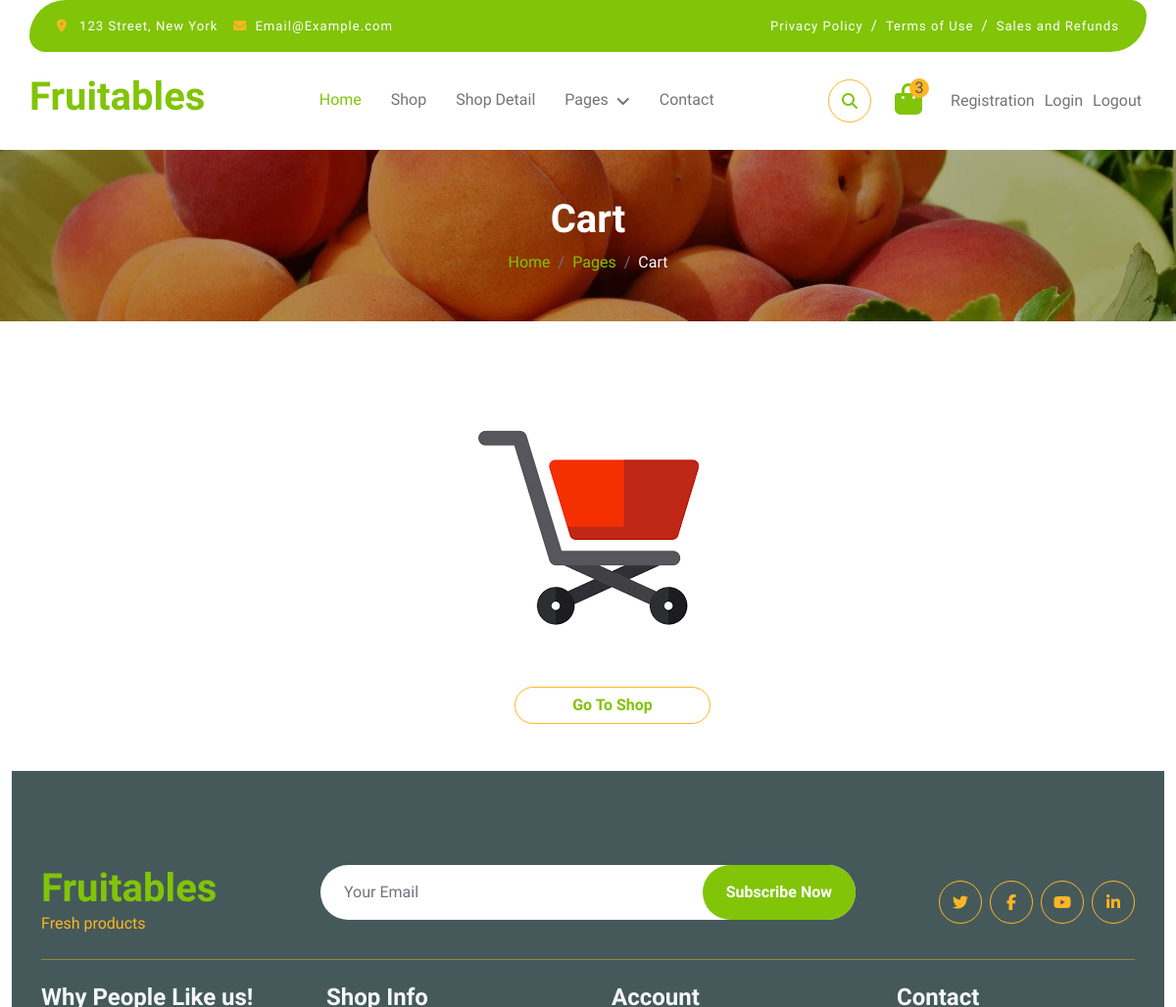
The app's page /cart/ (signed in, upper part), older data.
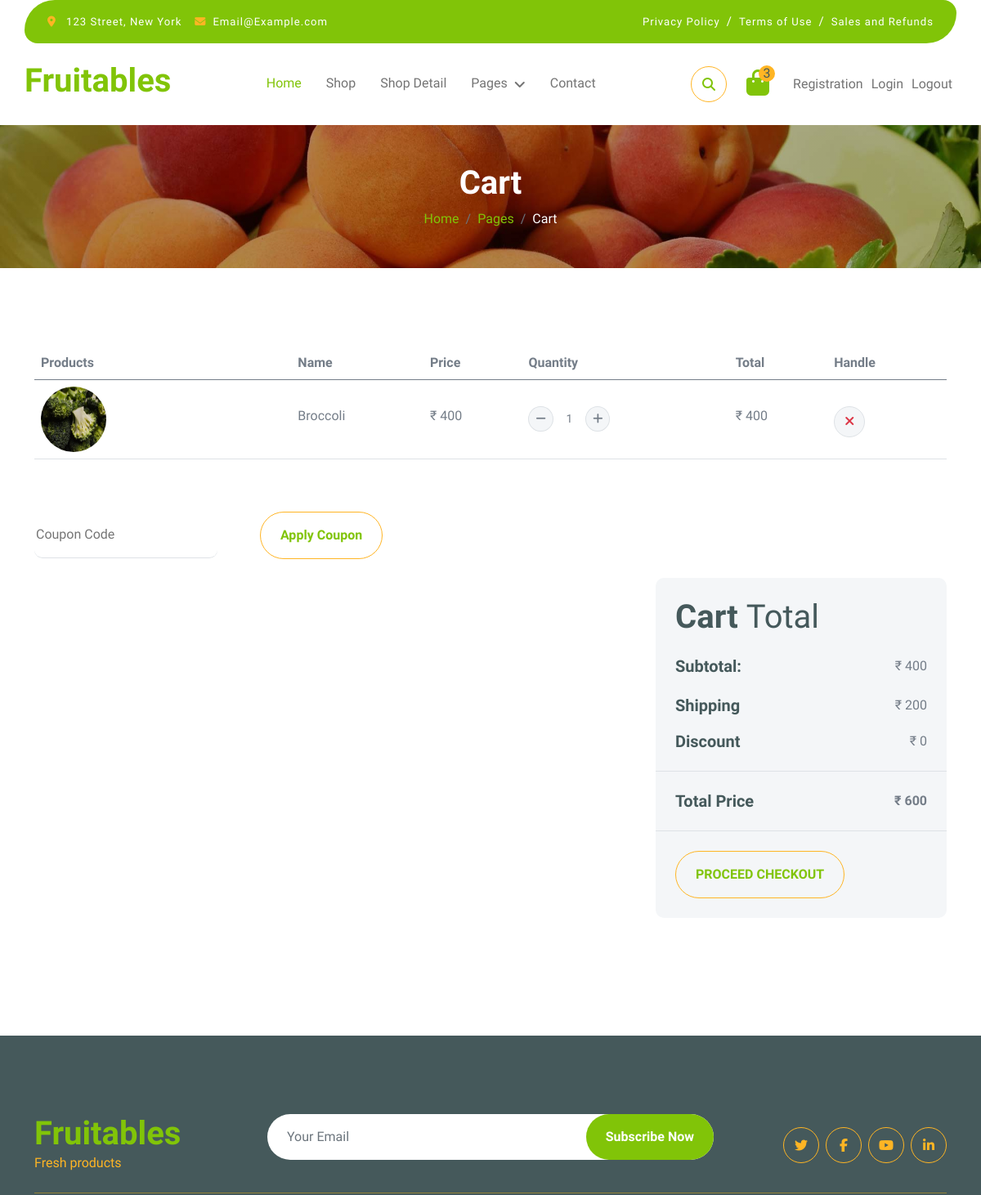
The same page, newer data.
### app/models.py (models this page shows, shortened)
class Add_to_cart(models.Model):
    user_id = models.ForeignKey(User,on_delete=models.CASCADE,blank=True,null=True)
    product_id = models.ForeignKey(Product,on_delete=models.CASCADE,blank=True,null=True)
    name = models.CharField(max_length=50,null=True,blank=True)
    image = models.ImageField(upload_to="media",null=True,blank=True)
    quantity = models.IntegerField(default=0,null=True,blank=True)
    price = models.IntegerField()
    total_price = models.IntegerField()

### app/views.py (the view)
# urls.py: path('cart/', views.cart, name='cart'),
def cart(request):
    if "email" in request.session:
        uid = User.objects.get(email=request.session["email"])
        cart_item = Add_to_cart.objects.filter(user_id=uid)  # Saare cart items user ke liye le rahe hain
        cart_item_count=Add_to_cart.objects.filter(user_id=uid).count()  # Count Cart Item
        Wishlist_item_count=Add_to_Wishlist.objects.filter(user_id=uid).count()
        if cart_item.count()==0:
            empty_cart="Your cart is empty."
            con = {
                "uid":uid,
                "empty_cart":empty_cart,
               "cart_item_count":cart_item_count ,
               "Wishlist_item_count":Wishlist_item_count
            }
        pid = Product.objects.filter(id__in=[item.product_id.id for item in cart_item ])
        l1 = []
        subtotal = 0
        Shipping_charge = 200
        total_price = 0
        discount = 0
        if "discount" in request.session and cart_item.count()>=1:
            discount=request.session['discount']
        if "discount" in request.session and cart_item.count()==0:
            del request.session['discount']
        if cart_item.count() >=1:
            Shipping_charge=200
        else:
            discount=0
        for i in cart_item:
            a = i.quantity * i.price
            l1.append(a)
            subtotal = sum(l1)
            total_price = subtotal + Shipping_charge - discount
        con = {
            "subtotal":subtotal,
            "Shipping_charge":Shipping_charge,
            "total_price":total_price,
            "uid": uid,
            "pid":pid,
            "cart_item": cart_item,
            'discount':discount,
            "Wishlist_item_count":Wishlist_item_count,
             "cart_item_count":cart_item_count ,
        }
        return render(request, "cart.html", con)
    else:
        return render(request, "login.html")

### app/Templates/cart.html (shortened to what the changed rows need)
{% extends "index.html" %}
{% load static %}
{% block content %}
<div class="container-fluid page-header py-5">
    <h1 class="text-center text-white display-6">Cart</h1>
</div>
<div class="container-fluid py-5">
    {% if  cart_item.count == 0 %}
    <img style="display: block; margin: 50px auto;" src="{% static 'img/add_to_cart.png' %}" alt="">
    <div style="text-align: center;">
        <a href="{% url 'shop' %}" class="btn border border-secondary rounded-pill px-8 text-primary"
            style="width: 200px; margin-left: 50px;">
            Go To Shop
        </a>
    </div>
    {% else %}
    <div class="container py-5">
        <div class="table-responsive">
            <table class="table">
                <thead>
                    <tr>
                        <th scope="col">Products</th>
                        <th scope="col">Name</th>
                        <th scope="col">Price</th>
                        <th scope="col">Quantity</th>
                        <th scope="col">Total</th>
                        <th scope="col">Handle</th>
                    </tr>
                </thead>
                <tbody>
                    {% for i in cart_item %}
                    <tr>
                        <th scope="row">
                            <div class="d-flex align-items-center">
                                <img src="{{i.image.url}}" class="img-fluid me-5 rounded-circle"
                                    style="width: 80px; height: 80px;" alt="">
                            </div>
                        </th>
                        <td>
                            <p class="mb-0 mt-4">{{i.name}}</p>
                        </td>
                        <td>
                            <p class="mb-0 mt-4">&#8377; {{i.price}} </p>
                        </td>
                        <td>
                            <div class="input-group quantity mt-4" style="width: 100px;">
                                <div class="input-group-btn">
                                    <a href="{% url 'decrement' i.id %}"> <button
                                            class="btn btn-sm btn-minus rounded-circle bg-light border">
                                            <i class="fa fa-minus"></i>
                                        </button></a>
                                </div>
                                <input type="text" class="form-control form-control-sm text-center border-0"
                                    value="{{i.quantity}}">
                                <div class="input-group-btn">
                                    <a href="{% url 'increment' i.id %}"><button
                                            class="btn btn-sm btn-plus rounded-circle bg-light border">
                                            <i class="fa fa-plus"></i>
                                        </button></a>
                                </div>
                            </div>
                        </td>
                        <td>
                            <p class="mb-0 mt-4">&#8377; {{i.total_price}} </p>
                        </td>
                        <td>
                            <a href="{% url 'add_to_cart_remove' i.id %}"><button
                                    class="btn btn-md rounded-circle bg-light border mt-4">
                                    <i class="fa fa-times text-danger"></i>
                                </button></a>
                        </td>
                    </tr>
                    {% endfor %}
                </tbody>
            </table>
        </div>
        <div class="mt-5">
            <form method="POST" action="{% url 'apply_coupon' %}">
                <input type="text" name="code" class="border-0 border-bottom rounded me-5 py-3 mb-4"
                    placeholder="Coupon Code">
                <button class="btn border-secondary rounded-pill px-4 py-3 text-primary" type="submit">Apply
                    Coupon</button>
            </form>
        </div>
        <div class="row g-4 justify-content-end">
            <div class="col-8"></div>
            <div class="col-sm-8 col-md-7 col-lg-6 col-xl-4">
                <div class="bg-light rounded">
                    <div class="p-4">
                        <h1 class="display-6 mb-4">Cart <span class="fw-normal">Total</span></h1>
                        <div class="d-flex justify-content-between mb-4">
                            <h5 class="mb-0 me-4">Subtotal:</h5>
                            <p class="mb-0">&#8377; {{subtotal}}</p>
                        </div>
                        <div class="d-flex justify-content-between">
                            <h5 class="mb-0 me-4">Shipping</h5>
                            <div class="">
                                <p class="mb-0">&#8377; {{Shipping_charge}}</p>
                            </div>
                        </div>
                        <div class="d-flex justify-content-between" style="margin-top: 20px;">
                            <h5 class="mb-0 me-4">Discount </h5>
                            <div class="">
                                <p class="mb-0">&#8377; {{discount}}</p>
                            </div>
                        </div>
                    </div>
                    <div class="py-4 mb-4 border-top border-bottom d-flex justify-content-between">
                        <h5 class="mb-0 ps-4 me-4">Total Price</h5>
                        <p class="mb-0 pe-4" style="font-weight:900;">&#8377; {{total_price}}</p>
                    </div>
                    <a href="{% url 'chackout' %}"><button class="btn border-secondary rounded-pill px-4 py-3 text-primary text-uppercase mb-4 ms-4"
                        type="button">Proceed Checkout</button></a>
                </div>
            </div>
        </div>
    </div>
</div>
{% endif %}
{% endblock %}

Row changes from the older to the newer data that the page shows:
added Add_to_cart: image (picture), name "Broccoli", price "400", quantity "1", total_price "400"
Text that changed along with them:
{{ subtotal }}: (not shown) → "400"
{{ Shipping_charge }}: (not shown) → "200"
{{ discount }}: (not shown) → "0"
{{ total_price }}: (not shown) → "600"
text no longer shown: "Go To Shop"
text now shown: "Products Name Price Quantity Total Handle Apply Coupon Cart Total Subtotal: ₹ Shipping ₹ Discount ₹ Total Price ₹ PROCEED CHECKOUT"
